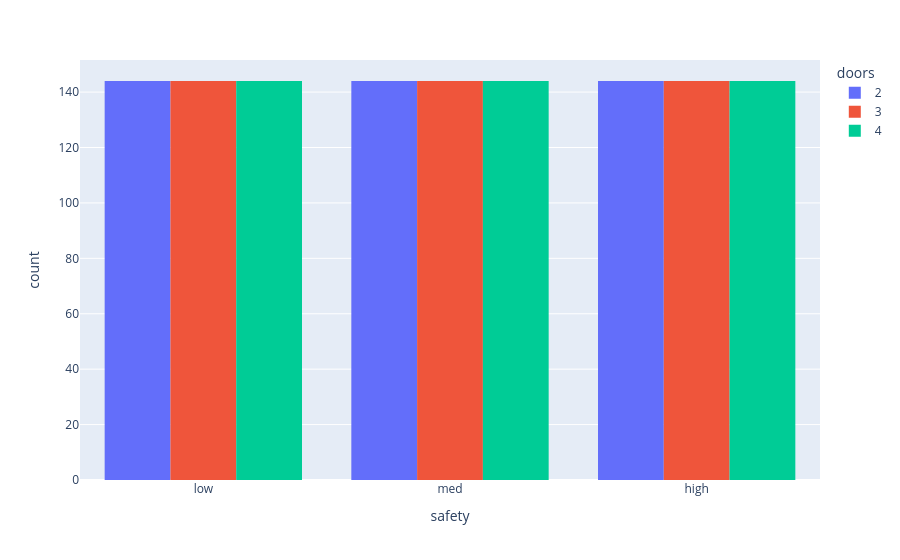

Notebook code cell kept with this figure:
### Code cell
px.histogram(
    cars[cars["doors"].isin(["2", "3", "4"])],
    x="safety",
    color="doors",
    barmode="group"
)

### Figure 1 — Plotly figure (JSON) as saved in the notebook; plotly's stock layout.template omitted (floating-point values rounded to 4 significant figures; data arrays with more than 128 entries replaced by an {"elided": "..."} marker saying what was removed)
{"data": [{"alignmentgroup": "True", "bingroup": "x", "hovertemplate": "doors=2<br>safety=%{x}<br>count=%{y}<extra></extra>", "legendgroup": "2", "marker": {"color": "#636efa", "pattern": {"shape": ""}}, "name": "2", "offsetgroup": "2", "orientation": "v", "showlegend": true, "type": "histogram", "x": {"elided": "432 str values"}, "xaxis": "x", "yaxis": "y"}, {"alignmentgroup": "True", "bingroup": "x", "hovertemplate": "doors=3<br>safety=%{x}<br>count=%{y}<extra></extra>", "legendgroup": "3", "marker": {"color": "#EF553B", "pattern": {"shape": ""}}, "name": "3", "offsetgroup": "3", "orientation": "v", "showlegend": true, "type": "histogram", "x": {"elided": "432 str values"}, "xaxis": "x", "yaxis": "y"}, {"alignmentgroup": "True", "bingroup": "x", "hovertemplate": "doors=4<br>safety=%{x}<br>count=%{y}<extra></extra>", "legendgroup": "4", "marker": {"color": "#00cc96", "pattern": {"shape": ""}}, "name": "4", "offsetgroup": "4", "orientation": "v", "showlegend": true, "type": "histogram", "x": {"elided": "432 str values"}, "xaxis": "x", "yaxis": "y"}], "layout": {"barmode": "group", "legend": {"title": {"text": "doors"}, "tracegroupgap": 0}, "margin": {"t": 60}, "xaxis": {"anchor": "y", "domain": [0, 1], "title": {"text": "safety"}}, "yaxis": {"anchor": "x", "domain": [0, 1], "title": {"text": "count"}}}}
